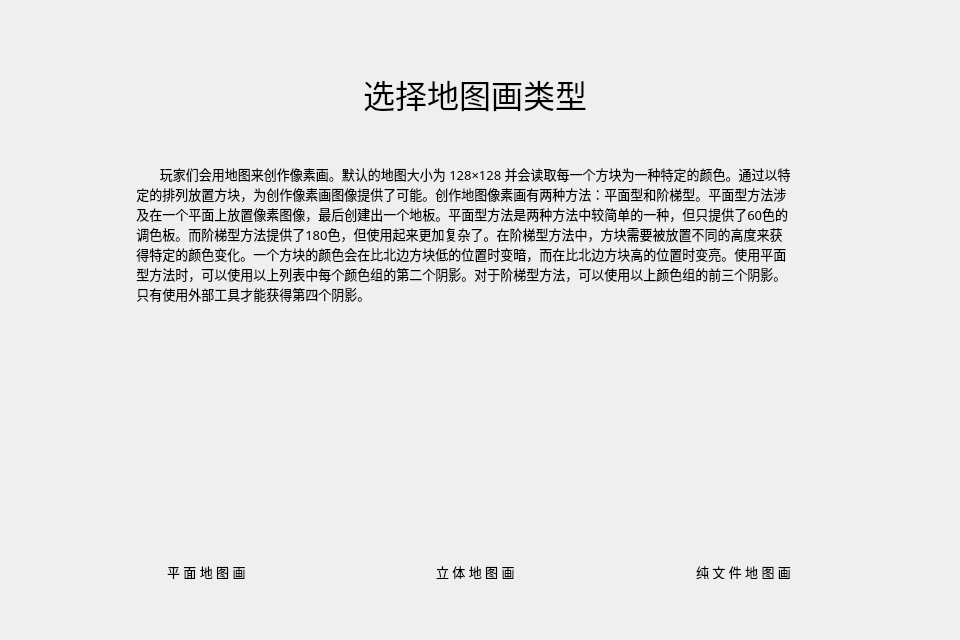
<?xml version="1.0" encoding="UTF-8"?>
<ui version="4.0">
 <class>Aui</class>
 <widget class="QWidget" name="Aui">
  <property name="geometry">
   <rect>
    <x>0</x>
    <y>0</y>
    <width>960</width>
    <height>640</height>
   </rect>
  </property>
  <property name="minimumSize">
   <size>
    <width>960</width>
    <height>640</height>
   </size>
  </property>
  <property name="maximumSize">
   <size>
    <width>960</width>
    <height>640</height>
   </size>
  </property>
  <property name="font">
   <font>
    <family>萝莉体</family>
    <pointsize>8</pointsize>
   </font>
  </property>
  <property name="windowTitle">
   <string>Form</string>
  </property>
  <property name="layoutDirection">
   <enum>Qt::LeftToRight</enum>
  </property>
  <widget class="QWidget" name="layoutWidget">
   <property name="geometry">
    <rect>
     <x>40</x>
     <y>40</y>
     <width>871</width>
     <height>579</height>
    </rect>
   </property>
   <layout class="QVBoxLayout" name="verticalLayout_7">
    <item>
     <spacer name="verticalSpacer_9">
      <property name="orientation">
       <enum>Qt::Vertical</enum>
      </property>
      <property name="sizeHint" stdset="0">
       <size>
        <width>0</width>
        <height>32</height>
       </size>
      </property>
     </spacer>
    </item>
    <item alignment="Qt::AlignHCenter|Qt::AlignVCenter">
     <widget class="TitleLabel" name="TitleLabel">
      <property name="font">
       <font>
        <family>萝莉体</family>
        <pointsize>24</pointsize>
        <weight>50</weight>
        <bold>false</bold>
       </font>
      </property>
      <property name="tabletTracking">
       <bool>false</bool>
      </property>
      <property name="focusPolicy">
       <enum>Qt::StrongFocus</enum>
      </property>
      <property name="text">
       <string>选择地图画类型</string>
      </property>
     </widget>
    </item>
    <item>
     <spacer name="verticalSpacer_13">
      <property name="orientation">
       <enum>Qt::Vertical</enum>
      </property>
      <property name="sizeHint" stdset="0">
       <size>
        <width>0</width>
        <height>32</height>
       </size>
      </property>
     </spacer>
    </item>
    <item alignment="Qt::AlignHCenter|Qt::AlignVCenter">
     <widget class="SimpleCardWidget" name="SimpleCardWidget">
      <property name="minimumSize">
       <size>
        <width>736</width>
        <height>160</height>
       </size>
      </property>
      <property name="maximumSize">
       <size>
        <width>704</width>
        <height>160</height>
       </size>
      </property>
      <widget class="BodyLabel" name="BodyLabel_3">
       <property name="geometry">
        <rect>
         <x>9</x>
         <y>-1</y>
         <width>736</width>
         <height>161</height>
        </rect>
       </property>
       <property name="minimumSize">
        <size>
         <width>736</width>
         <height>0</height>
        </size>
       </property>
       <property name="maximumSize">
        <size>
         <width>704</width>
         <height>16777215</height>
        </size>
       </property>
       <property name="font">
        <font>
         <family>萝莉体</family>
         <pointsize>10</pointsize>
         <weight>50</weight>
         <bold>false</bold>
         <underline>false</underline>
        </font>
       </property>
       <property name="text">
        <string>             玩家们会用地图来创作像素画。默认的地图大小为 128×128 并会读取每一个方块为一种特定的颜色。通过以特
      定的排列放置方块，为创作像素画图像提供了可能。创作地图像素画有两种方法：平面型和阶梯型。平面型方法涉
      及在一个平面上放置像素图像，最后创建出一个地板。平面型方法是两种方法中较简单的一种，但只提供了60色的
      调色板。而阶梯型方法提供了180色，但使用起来更加复杂了。在阶梯型方法中，方块需要被放置不同的高度来获
      得特定的颜色变化。一个方块的颜色会在比北边方块低的位置时变暗，而在比北边方块高的位置时变亮。使用平面
      型方法时，可以使用以上列表中每个颜色组的第二个阴影。对于阶梯型方法，可以使用以上颜色组的前三个阴影。
      只有使用外部工具才能获得第四个阴影。</string>
       </property>
      </widget>
     </widget>
    </item>
    <item>
     <spacer name="verticalSpacer_8">
      <property name="orientation">
       <enum>Qt::Vertical</enum>
      </property>
      <property name="sizeHint" stdset="0">
       <size>
        <width>0</width>
        <height>32</height>
       </size>
      </property>
     </spacer>
    </item>
    <item>
     <layout class="QHBoxLayout" name="horizontalLayout">
      <item>
       <spacer name="horizontalSpacer_7">
        <property name="orientation">
         <enum>Qt::Horizontal</enum>
        </property>
        <property name="sizeHint" stdset="0">
         <size>
          <width>64</width>
          <height>0</height>
         </size>
        </property>
       </spacer>
      </item>
      <item>
       <layout class="QVBoxLayout" name="verticalLayout">
        <item>
         <widget class="CardWidget" name="CardWidget">
          <property name="minimumSize">
           <size>
            <width>192</width>
            <height>192</height>
           </size>
          </property>
          <property name="maximumSize">
           <size>
            <width>192</width>
            <height>192</height>
           </size>
          </property>
          <widget class="IconWidget" name="IconWidget_4">
           <property name="geometry">
            <rect>
             <x>0</x>
             <y>0</y>
             <width>192</width>
             <height>192</height>
            </rect>
           </property>
           <property name="minimumSize">
            <size>
             <width>192</width>
             <height>192</height>
            </size>
           </property>
           <property name="maximumSize">
            <size>
             <width>192</width>
             <height>192</height>
            </size>
           </property>
           <property name="icon">
            <iconset>
             <normaloff>../../../Desktop/Desktop/下载.png</normaloff>../../../Desktop/Desktop/下载.png</iconset>
           </property>
          </widget>
         </widget>
        </item>
        <item>
         <spacer name="verticalSpacer_14">
          <property name="orientation">
           <enum>Qt::Vertical</enum>
          </property>
          <property name="sizeHint" stdset="0">
           <size>
            <width>0</width>
            <height>8</height>
           </size>
          </property>
         </spacer>
        </item>
        <item>
         <widget class="ElevatedCardWidget" name="ElevatedCardWidget_1">
          <property name="minimumSize">
           <size>
            <width>192</width>
            <height>32</height>
           </size>
          </property>
          <property name="maximumSize">
           <size>
            <width>192</width>
            <height>32</height>
           </size>
          </property>
          <property name="borderRadius">
           <number>5</number>
          </property>
          <layout class="QVBoxLayout" name="verticalLayout_8">
           <item alignment="Qt::AlignHCenter|Qt::AlignVCenter">
            <widget class="CaptionLabel" name="CaptionLabel_11">
             <property name="font">
              <font>
               <family>萝莉体</family>
               <pointsize>10</pointsize>
               <weight>50</weight>
               <bold>false</bold>
              </font>
             </property>
             <property name="cursor">
              <cursorShape>ArrowCursor</cursorShape>
             </property>
             <property name="mouseTracking">
              <bool>true</bool>
             </property>
             <property name="layoutDirection">
              <enum>Qt::LeftToRight</enum>
             </property>
             <property name="text">
              <string>平 面 地 图 画</string>
             </property>
            </widget>
           </item>
          </layout>
         </widget>
        </item>
        <item>
         <spacer name="verticalSpacer_12">
          <property name="orientation">
           <enum>Qt::Vertical</enum>
          </property>
          <property name="sizeHint" stdset="0">
           <size>
            <width>0</width>
            <height>32</height>
           </size>
          </property>
         </spacer>
        </item>
        <item>
         <spacer name="verticalSpacer">
          <property name="cursor">
           <cursorShape>ArrowCursor</cursorShape>
          </property>
          <property name="mouseTracking">
           <bool>true</bool>
          </property>
          <property name="orientation">
           <enum>Qt::Vertical</enum>
          </property>
          <property name="sizeType">
           <enum>QSizePolicy::Fixed</enum>
          </property>
          <property name="sizeHint" stdset="0">
           <size>
            <width>5</width>
            <height>0</height>
           </size>
          </property>
         </spacer>
        </item>
       </layout>
      </item>
      <item>
       <spacer name="horizontalSpacer">
        <property name="orientation">
         <enum>Qt::Horizontal</enum>
        </property>
        <property name="sizeHint" stdset="0">
         <size>
          <width>64</width>
          <height>0</height>
         </size>
        </property>
       </spacer>
      </item>
      <item>
       <layout class="QVBoxLayout" name="verticalLayout_2">
        <item>
         <widget class="CardWidget" name="CardWidget_2">
          <property name="minimumSize">
           <size>
            <width>192</width>
            <height>192</height>
           </size>
          </property>
          <property name="maximumSize">
           <size>
            <width>192</width>
            <height>192</height>
           </size>
          </property>
          <widget class="IconWidget" name="IconWidget_5">
           <property name="geometry">
            <rect>
             <x>0</x>
             <y>0</y>
             <width>192</width>
             <height>192</height>
            </rect>
           </property>
           <property name="minimumSize">
            <size>
             <width>192</width>
             <height>192</height>
            </size>
           </property>
           <property name="maximumSize">
            <size>
             <width>192</width>
             <height>192</height>
            </size>
           </property>
           <property name="icon">
            <iconset>
             <normaloff>../../../Desktop/Desktop/下载.png</normaloff>../../../Desktop/Desktop/下载.png</iconset>
           </property>
          </widget>
         </widget>
        </item>
        <item>
         <spacer name="verticalSpacer_15">
          <property name="orientation">
           <enum>Qt::Vertical</enum>
          </property>
          <property name="sizeHint" stdset="0">
           <size>
            <width>0</width>
            <height>8</height>
           </size>
          </property>
         </spacer>
        </item>
        <item>
         <widget class="ElevatedCardWidget" name="ElevatedCardWidget_2">
          <property name="minimumSize">
           <size>
            <width>192</width>
            <height>32</height>
           </size>
          </property>
          <property name="maximumSize">
           <size>
            <width>192</width>
            <height>32</height>
           </size>
          </property>
          <property name="borderRadius">
           <number>5</number>
          </property>
          <layout class="QVBoxLayout" name="verticalLayout_9">
           <item alignment="Qt::AlignHCenter|Qt::AlignVCenter">
            <widget class="CaptionLabel" name="CaptionLabel_12">
             <property name="font">
              <font>
               <family>萝莉体</family>
               <pointsize>10</pointsize>
               <weight>50</weight>
               <bold>false</bold>
              </font>
             </property>
             <property name="cursor">
              <cursorShape>ArrowCursor</cursorShape>
             </property>
             <property name="mouseTracking">
              <bool>true</bool>
             </property>
             <property name="layoutDirection">
              <enum>Qt::LeftToRight</enum>
             </property>
             <property name="text">
              <string>立 体 地 图 画</string>
             </property>
            </widget>
           </item>
          </layout>
         </widget>
        </item>
        <item>
         <spacer name="verticalSpacer_10">
          <property name="orientation">
           <enum>Qt::Vertical</enum>
          </property>
          <property name="sizeHint" stdset="0">
           <size>
            <width>0</width>
            <height>32</height>
           </size>
          </property>
         </spacer>
        </item>
        <item>
         <spacer name="verticalSpacer_2">
          <property name="cursor">
           <cursorShape>ArrowCursor</cursorShape>
          </property>
          <property name="mouseTracking">
           <bool>true</bool>
          </property>
          <property name="orientation">
           <enum>Qt::Vertical</enum>
          </property>
          <property name="sizeType">
           <enum>QSizePolicy::Fixed</enum>
          </property>
          <property name="sizeHint" stdset="0">
           <size>
            <width>5</width>
            <height>0</height>
           </size>
          </property>
         </spacer>
        </item>
       </layout>
      </item>
      <item>
       <spacer name="horizontalSpacer_2">
        <property name="orientation">
         <enum>Qt::Horizontal</enum>
        </property>
        <property name="sizeHint" stdset="0">
         <size>
          <width>64</width>
          <height>0</height>
         </size>
        </property>
       </spacer>
      </item>
      <item>
       <layout class="QVBoxLayout" name="verticalLayout_3">
        <item>
         <widget class="CardWidget" name="CardWidget_3">
          <property name="minimumSize">
           <size>
            <width>192</width>
            <height>192</height>
           </size>
          </property>
          <property name="maximumSize">
           <size>
            <width>192</width>
            <height>192</height>
           </size>
          </property>
          <widget class="IconWidget" name="IconWidget_6">
           <property name="geometry">
            <rect>
             <x>0</x>
             <y>0</y>
             <width>192</width>
             <height>192</height>
            </rect>
           </property>
           <property name="minimumSize">
            <size>
             <width>192</width>
             <height>192</height>
            </size>
           </property>
           <property name="maximumSize">
            <size>
             <width>192</width>
             <height>192</height>
            </size>
           </property>
           <property name="icon">
            <iconset>
             <normaloff>../../../Desktop/Desktop/下载.png</normaloff>../../../Desktop/Desktop/下载.png</iconset>
           </property>
          </widget>
         </widget>
        </item>
        <item>
         <spacer name="verticalSpacer_16">
          <property name="orientation">
           <enum>Qt::Vertical</enum>
          </property>
          <property name="sizeHint" stdset="0">
           <size>
            <width>0</width>
            <height>8</height>
           </size>
          </property>
         </spacer>
        </item>
        <item>
         <widget class="ElevatedCardWidget" name="ElevatedCardWidget_3">
          <property name="minimumSize">
           <size>
            <width>192</width>
            <height>32</height>
           </size>
          </property>
          <property name="maximumSize">
           <size>
            <width>192</width>
            <height>32</height>
           </size>
          </property>
          <property name="borderRadius">
           <number>5</number>
          </property>
          <layout class="QVBoxLayout" name="verticalLayout_10">
           <item alignment="Qt::AlignHCenter|Qt::AlignVCenter">
            <widget class="CaptionLabel" name="CaptionLabel_13">
             <property name="font">
              <font>
               <family>萝莉体</family>
               <pointsize>10</pointsize>
               <weight>50</weight>
               <bold>false</bold>
              </font>
             </property>
             <property name="cursor">
              <cursorShape>ArrowCursor</cursorShape>
             </property>
             <property name="mouseTracking">
              <bool>true</bool>
             </property>
             <property name="layoutDirection">
              <enum>Qt::LeftToRight</enum>
             </property>
             <property name="text">
              <string>纯 文 件 地 图 画</string>
             </property>
            </widget>
           </item>
          </layout>
         </widget>
        </item>
        <item>
         <spacer name="verticalSpacer_11">
          <property name="orientation">
           <enum>Qt::Vertical</enum>
          </property>
          <property name="sizeHint" stdset="0">
           <size>
            <width>0</width>
            <height>32</height>
           </size>
          </property>
         </spacer>
        </item>
        <item>
         <spacer name="verticalSpacer_3">
          <property name="cursor">
           <cursorShape>ArrowCursor</cursorShape>
          </property>
          <property name="mouseTracking">
           <bool>true</bool>
          </property>
          <property name="orientation">
           <enum>Qt::Vertical</enum>
          </property>
          <property name="sizeType">
           <enum>QSizePolicy::Fixed</enum>
          </property>
          <property name="sizeHint" stdset="0">
           <size>
            <width>5</width>
            <height>0</height>
           </size>
          </property>
         </spacer>
        </item>
       </layout>
      </item>
      <item>
       <spacer name="horizontalSpacer_6">
        <property name="orientation">
         <enum>Qt::Horizontal</enum>
        </property>
        <property name="sizeHint" stdset="0">
         <size>
          <width>64</width>
          <height>0</height>
         </size>
        </property>
       </spacer>
      </item>
     </layout>
    </item>
   </layout>
  </widget>
 </widget>
 <customwidgets>
  <customwidget>
   <class>IconWidget</class>
   <extends>QWidget</extends>
   <header>qfluentwidgets</header>
  </customwidget>
  <customwidget>
   <class>CardWidget</class>
   <extends>QFrame</extends>
   <header>qfluentwidgets</header>
   <container>1</container>
  </customwidget>
  <customwidget>
   <class>ElevatedCardWidget</class>
   <extends>SimpleCardWidget</extends>
   <header>qfluentwidgets</header>
   <container>1</container>
  </customwidget>
  <customwidget>
   <class>SimpleCardWidget</class>
   <extends>CardWidget</extends>
   <header>qfluentwidgets</header>
   <container>1</container>
  </customwidget>
  <customwidget>
   <class>CaptionLabel</class>
   <extends>QLabel</extends>
   <header>qfluentwidgets</header>
  </customwidget>
  <customwidget>
   <class>BodyLabel</class>
   <extends>QLabel</extends>
   <header>qfluentwidgets</header>
  </customwidget>
  <customwidget>
   <class>TitleLabel</class>
   <extends>QLabel</extends>
   <header>qfluentwidgets</header>
  </customwidget>
 </customwidgets>
 <tabstops>
  <tabstop>TitleLabel</tabstop>
 </tabstops>
 <resources>
  <include location="resource.qrc"/>
 </resources>
 <connections/>
</ui>
